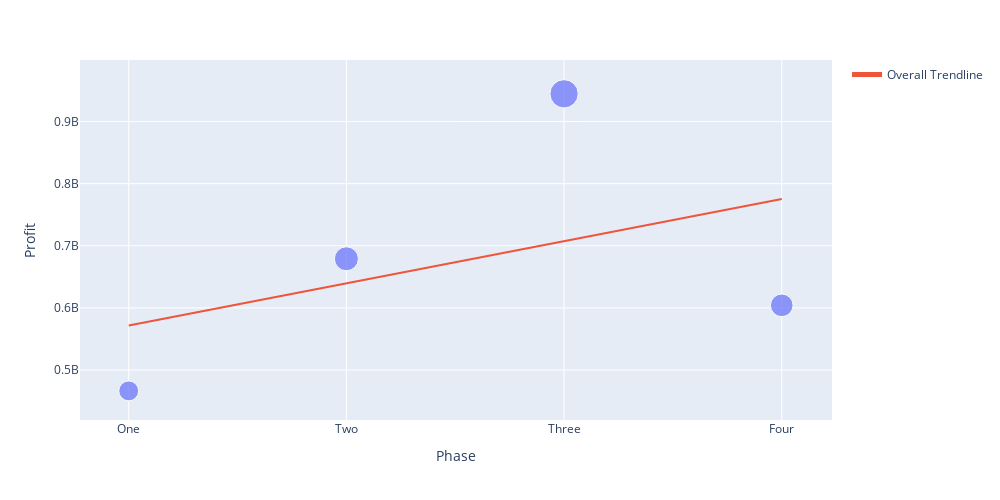

Notebook source saved alongside this figure:
### Code cell
# Show profitabilty of all 4 phases
# fig = px.line(four_phase_avg, x='Phase', y="Profit", markers=True)
fig = px.scatter(four_phase_avg, x='Phase', y="Profit", size = 'Profit',trendline="ols", trendline_scope="overall")
fig.update_layout(
            autosize=False,
    width=1000,
    height=500,
    margin=dict(
    ),
    xaxis = dict(
        tickmode = 'array',
        tickvals = [1, 2, 3, 4,],
        ticktext = ['One', 'Two', 'Three', 'Four']
    )
)
fig.show()

### Figure 1 — Plotly figure (JSON) as saved in the notebook; plotly's stock layout.template omitted (floating-point values rounded to 4 significant figures)
{"data": [{"hovertemplate": "Phase=%{x}<br>Profit=%{marker.size}<extra></extra>", "legendgroup": "", "marker": {"color": "#636efa", "size": [466400000.0, 679075750, 944604169, 604100000.0], "sizemode": "area", "sizeref": 2362000.0, "symbol": "circle"}, "mode": "markers", "name": "", "orientation": "v", "showlegend": false, "type": "scatter", "x": [1, 2, 3, 4], "xaxis": "x", "y": [466400000.0, 679075750, 944604169, 604100000.0], "yaxis": "y"}, {"hovertemplate": "<b>OLS trendline</b><br>Profit = 6.78701e+07 * Phase + 5.03876e+08<br>R<sup>2</sup>=0.189981<br><br>Phase=%{x}<br>Profit=%{y} <b>(trend)</b><extra></extra>", "legendgroup": "Overall Trendline", "line": {"color": "#EF553B"}, "mode": "lines", "name": "Overall Trendline", "showlegend": true, "type": "scatter", "x": [1, 2, 3, 4], "xaxis": "x", "y": [571700000.0, 639600000.0, 707500000.0, 775400000.0], "yaxis": "y"}], "layout": {"autosize": false, "height": 500, "legend": {"itemsizing": "constant", "tracegroupgap": 0}, "margin": {"t": 60}, "width": 1000, "xaxis": {"anchor": "y", "domain": [0, 1], "tickmode": "array", "ticktext": ["One", "Two", "Three", "Four"], "tickvals": [1, 2, 3, 4], "title": {"text": "Phase"}}, "yaxis": {"anchor": "x", "domain": [0, 1], "title": {"text": "Profit"}}}}
